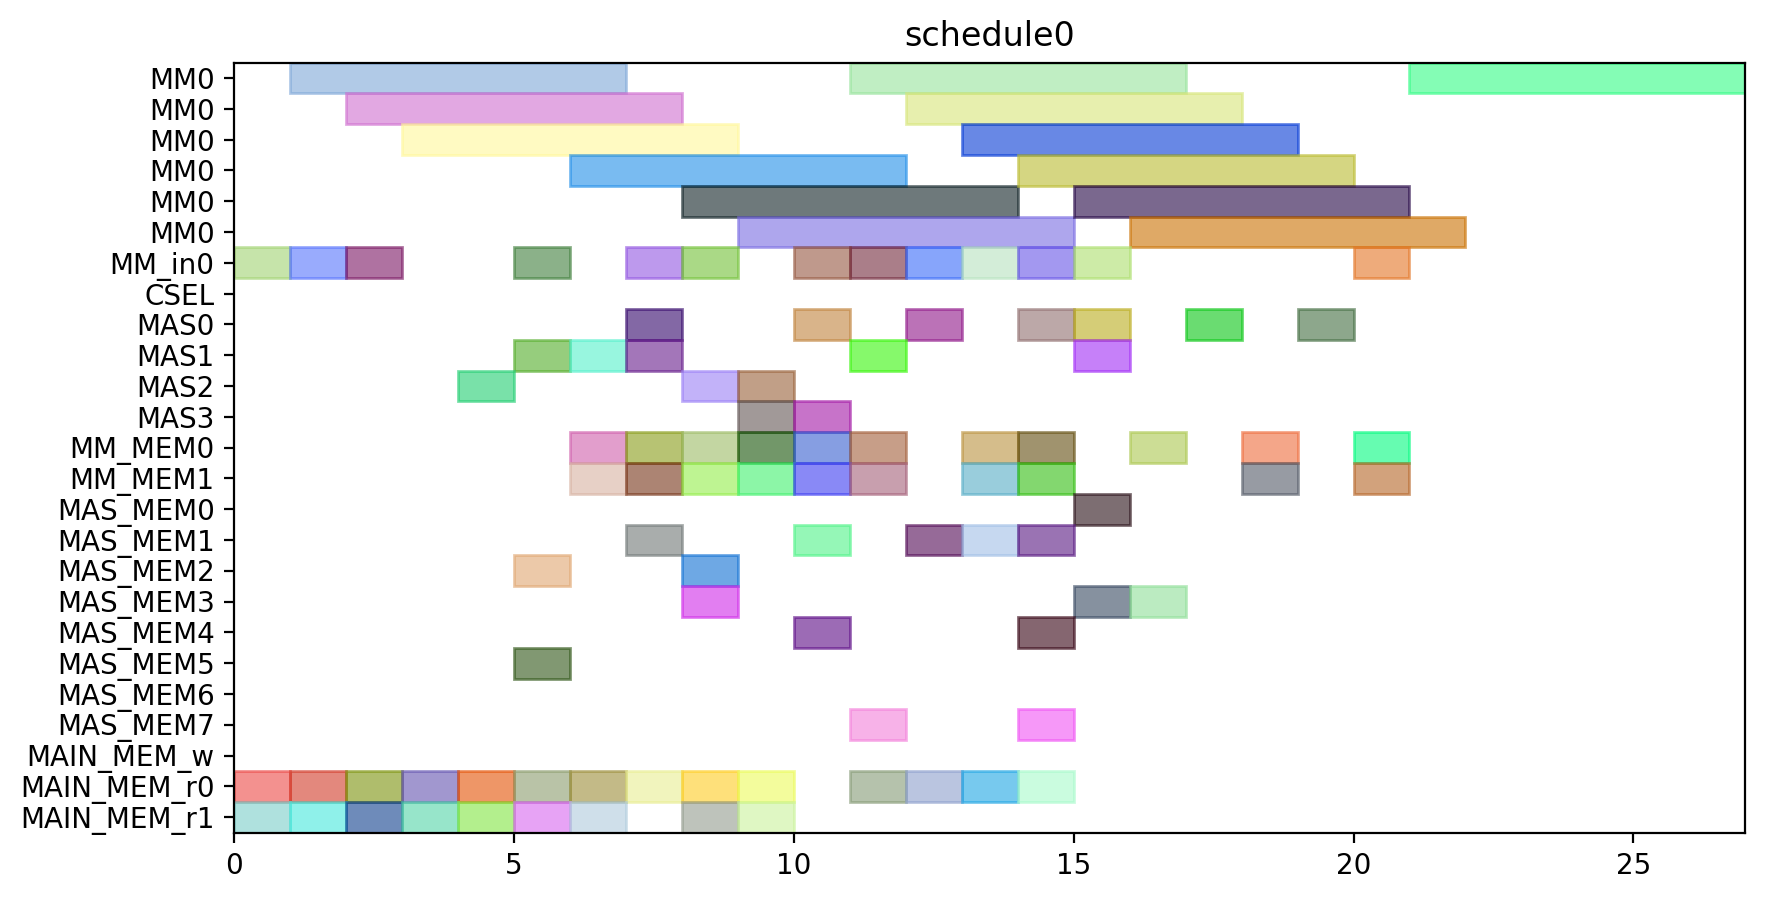

Python code for this plot:
from pyschedule import Scenario, solvers, plotters, alt


def solve():
	horizon = 120
	S = Scenario("schedule0", horizon=horizon)

	# resource
	MM = S.Resources('MM', num=1, size=6)
	MM_in = S.Resources('MM_in', num=1)
	CSEL = S.Resource('CSEL')
	MAS = S.Resources('MAS', num=4, size=1, periods=range(1, horizon))
	MM_MEM = S.Resources('MM_MEM', num=2)
	MAS_MEM = S.Resources('MAS_MEM', num=8)
	MAIN_MEM_w = S.Resource('MAIN_MEM_w', size=1)
	MAIN_MEM_r = S.Resources('MAIN_MEM_r', num=2)

	# result of previous scheduling

	# new tasks
	t0 = S.Task('t0', length=6, delay_cost=1)
	t0 += alt(MM)
	t0_in = S.Task('t0_in', length=1, delay_cost=1)
	t0_in += alt(MM_in)
	S += t0_in*MM_in[0]<=t0*MM[0]
	t0_mem0 = S.Task('t0_mem0', length=1, delay_cost=1)
	t0_mem0 += MAIN_MEM_r[0]
	S += t0_mem0 <= t0

	t0_mem1 = S.Task('t0_mem1', length=1, delay_cost=1)
	t0_mem1 += MAIN_MEM_r[1]
	S += t0_mem1 <= t0

	t1 = S.Task('t1', length=6, delay_cost=1)
	t1 += alt(MM)
	t1_in = S.Task('t1_in', length=1, delay_cost=1)
	t1_in += alt(MM_in)
	S += t1_in*MM_in[0]<=t1*MM[0]
	t1_mem0 = S.Task('t1_mem0', length=1, delay_cost=1)
	t1_mem0 += MAIN_MEM_r[0]
	S += t1_mem0 <= t1

	t1_mem1 = S.Task('t1_mem1', length=1, delay_cost=1)
	t1_mem1 += MAIN_MEM_r[1]
	S += t1_mem1 <= t1

	t2 = S.Task('t2', length=6, delay_cost=1)
	t2 += alt(MM)
	t2_in = S.Task('t2_in', length=1, delay_cost=1)
	t2_in += alt(MM_in)
	S += t2_in*MM_in[0]<=t2*MM[0]
	t2_mem0 = S.Task('t2_mem0', length=1, delay_cost=1)
	t2_mem0 += MAIN_MEM_r[0]
	S += t2_mem0 <= t2

	t2_mem1 = S.Task('t2_mem1', length=1, delay_cost=1)
	t2_mem1 += MAIN_MEM_r[1]
	S += t2_mem1 <= t2

	t3 = S.Task('t3', length=1, delay_cost=1)
	t3 += alt(MAS)
	t3_mem0 = S.Task('t3_mem0', length=1, delay_cost=1)
	t3_mem0 += MAIN_MEM_r[0]
	S += t3_mem0 <= t3

	t3_mem1 = S.Task('t3_mem1', length=1, delay_cost=1)
	t3_mem1 += MAIN_MEM_r[1]
	S += t3_mem1 <= t3

	t4 = S.Task('t4', length=1, delay_cost=1)
	t4 += alt(MAS)
	t4_mem0 = S.Task('t4_mem0', length=1, delay_cost=1)
	t4_mem0 += MAIN_MEM_r[0]
	S += t4_mem0 <= t4

	t4_mem1 = S.Task('t4_mem1', length=1, delay_cost=1)
	t4_mem1 += MAIN_MEM_r[1]
	S += t4_mem1 <= t4

	t8 = S.Task('t8', length=1, delay_cost=1)
	t8 += alt(MAS)
	t8_mem0 = S.Task('t8_mem0', length=1, delay_cost=1)
	t8_mem0 += MAIN_MEM_r[0]
	S += t8_mem0 <= t8

	t8_mem1 = S.Task('t8_mem1', length=1, delay_cost=1)
	t8_mem1 += MAIN_MEM_r[1]
	S += t8_mem1 <= t8

	t9 = S.Task('t9', length=1, delay_cost=1)
	t9 += alt(MAS)
	t9_mem0 = S.Task('t9_mem0', length=1, delay_cost=1)
	t9_mem0 += MAIN_MEM_r[0]
	S += t9_mem0 <= t9

	t9_mem1 = S.Task('t9_mem1', length=1, delay_cost=1)
	t9_mem1 += MAIN_MEM_r[1]
	S += t9_mem1 <= t9

	t13 = S.Task('t13', length=1, delay_cost=1)
	t13 += alt(MAS)
	t13_mem0 = S.Task('t13_mem0', length=1, delay_cost=1)
	t13_mem0 += MAIN_MEM_r[0]
	S += t13_mem0 <= t13

	t13_mem1 = S.Task('t13_mem1', length=1, delay_cost=1)
	t13_mem1 += MAIN_MEM_r[1]
	S += t13_mem1 <= t13

	t14 = S.Task('t14', length=1, delay_cost=1)
	t14 += alt(MAS)
	t14_mem0 = S.Task('t14_mem0', length=1, delay_cost=1)
	t14_mem0 += MAIN_MEM_r[0]
	S += t14_mem0 <= t14

	t14_mem1 = S.Task('t14_mem1', length=1, delay_cost=1)
	t14_mem1 += MAIN_MEM_r[1]
	S += t14_mem1 <= t14

	t5 = S.Task('t5', length=6, delay_cost=1)
	t5 += alt(MM)
	t5_in = S.Task('t5_in', length=1, delay_cost=1)
	t5_in += alt(MM_in)
	S += t5_in*MM_in[0]<=t5*MM[0]
	t5_mem0 = S.Task('t5_mem0', length=1, delay_cost=1)
	t5_mem0 += alt(MAS_MEM)
	S += (t3*MAS[0])-1 < t5_mem0*MAS_MEM[0]
	S += (t3*MAS[1])-1 < t5_mem0*MAS_MEM[2]
	S += (t3*MAS[2])-1 < t5_mem0*MAS_MEM[4]
	S += (t3*MAS[3])-1 < t5_mem0*MAS_MEM[6]
	S += t5_mem0 <= t5

	t5_mem1 = S.Task('t5_mem1', length=1, delay_cost=1)
	t5_mem1 += alt(MAS_MEM)
	S += (t4*MAS[0])-1 < t5_mem1*MAS_MEM[1]
	S += (t4*MAS[1])-1 < t5_mem1*MAS_MEM[3]
	S += (t4*MAS[2])-1 < t5_mem1*MAS_MEM[5]
	S += (t4*MAS[3])-1 < t5_mem1*MAS_MEM[7]
	S += t5_mem1 <= t5

	t6 = S.Task('t6', length=1, delay_cost=1)
	t6 += alt(MAS)
	t6_mem0 = S.Task('t6_mem0', length=1, delay_cost=1)
	t6_mem0 += alt(MM_MEM)
	S += (t0*MM[0])-1 < t6_mem0*MM_MEM[0]
	S += t6_mem0 <= t6

	t6_mem1 = S.Task('t6_mem1', length=1, delay_cost=1)
	t6_mem1 += alt(MM_MEM)
	S += (t1*MM[0])-1 < t6_mem1*MM_MEM[1]
	S += t6_mem1 <= t6

	t10 = S.Task('t10', length=6, delay_cost=1)
	t10 += alt(MM)
	t10_in = S.Task('t10_in', length=1, delay_cost=1)
	t10_in += alt(MM_in)
	S += t10_in*MM_in[0]<=t10*MM[0]
	t10_mem0 = S.Task('t10_mem0', length=1, delay_cost=1)
	t10_mem0 += alt(MAS_MEM)
	S += (t8*MAS[0])-1 < t10_mem0*MAS_MEM[0]
	S += (t8*MAS[1])-1 < t10_mem0*MAS_MEM[2]
	S += (t8*MAS[2])-1 < t10_mem0*MAS_MEM[4]
	S += (t8*MAS[3])-1 < t10_mem0*MAS_MEM[6]
	S += t10_mem0 <= t10

	t10_mem1 = S.Task('t10_mem1', length=1, delay_cost=1)
	t10_mem1 += alt(MAS_MEM)
	S += (t9*MAS[0])-1 < t10_mem1*MAS_MEM[1]
	S += (t9*MAS[1])-1 < t10_mem1*MAS_MEM[3]
	S += (t9*MAS[2])-1 < t10_mem1*MAS_MEM[5]
	S += (t9*MAS[3])-1 < t10_mem1*MAS_MEM[7]
	S += t10_mem1 <= t10

	t11 = S.Task('t11', length=1, delay_cost=1)
	t11 += alt(MAS)
	t11_mem0 = S.Task('t11_mem0', length=1, delay_cost=1)
	t11_mem0 += alt(MM_MEM)
	S += (t1*MM[0])-1 < t11_mem0*MM_MEM[0]
	S += t11_mem0 <= t11

	t11_mem1 = S.Task('t11_mem1', length=1, delay_cost=1)
	t11_mem1 += alt(MM_MEM)
	S += (t2*MM[0])-1 < t11_mem1*MM_MEM[1]
	S += t11_mem1 <= t11

	t15 = S.Task('t15', length=6, delay_cost=1)
	t15 += alt(MM)
	t15_in = S.Task('t15_in', length=1, delay_cost=1)
	t15_in += alt(MM_in)
	S += t15_in*MM_in[0]<=t15*MM[0]
	t15_mem0 = S.Task('t15_mem0', length=1, delay_cost=1)
	t15_mem0 += alt(MAS_MEM)
	S += (t13*MAS[0])-1 < t15_mem0*MAS_MEM[0]
	S += (t13*MAS[1])-1 < t15_mem0*MAS_MEM[2]
	S += (t13*MAS[2])-1 < t15_mem0*MAS_MEM[4]
	S += (t13*MAS[3])-1 < t15_mem0*MAS_MEM[6]
	S += t15_mem0 <= t15

	t15_mem1 = S.Task('t15_mem1', length=1, delay_cost=1)
	t15_mem1 += alt(MAS_MEM)
	S += (t14*MAS[0])-1 < t15_mem1*MAS_MEM[1]
	S += (t14*MAS[1])-1 < t15_mem1*MAS_MEM[3]
	S += (t14*MAS[2])-1 < t15_mem1*MAS_MEM[5]
	S += (t14*MAS[3])-1 < t15_mem1*MAS_MEM[7]
	S += t15_mem1 <= t15

	t16 = S.Task('t16', length=1, delay_cost=1)
	t16 += alt(MAS)
	t16_mem0 = S.Task('t16_mem0', length=1, delay_cost=1)
	t16_mem0 += alt(MM_MEM)
	S += (t0*MM[0])-1 < t16_mem0*MM_MEM[0]
	S += t16_mem0 <= t16

	t16_mem1 = S.Task('t16_mem1', length=1, delay_cost=1)
	t16_mem1 += alt(MM_MEM)
	S += (t2*MM[0])-1 < t16_mem1*MM_MEM[1]
	S += t16_mem1 <= t16

	t19 = S.Task('t19', length=6, delay_cost=1)
	t19 += alt(MM)
	t19_in = S.Task('t19_in', length=1, delay_cost=1)
	t19_in += alt(MM_in)
	S += t19_in*MM_in[0]<=t19*MM[0]
	t19_mem0 = S.Task('t19_mem0', length=1, delay_cost=1)
	t19_mem0 += MAIN_MEM_r[0]
	S += t19_mem0 <= t19

	t19_mem1 = S.Task('t19_mem1', length=1, delay_cost=1)
	t19_mem1 += alt(MM_MEM)
	S += (t2*MM[0])-1 < t19_mem1*MM_MEM[1]
	S += t19_mem1 <= t19

	t24 = S.Task('t24', length=1, delay_cost=1)
	t24 += alt(MAS)
	t24_mem0 = S.Task('t24_mem0', length=1, delay_cost=1)
	t24_mem0 += alt(MM_MEM)
	S += (t0*MM[0])-1 < t24_mem0*MM_MEM[0]
	S += t24_mem0 <= t24

	t24_mem1 = S.Task('t24_mem1', length=1, delay_cost=1)
	t24_mem1 += alt(MM_MEM)
	S += (t0*MM[0])-1 < t24_mem1*MM_MEM[1]
	S += t24_mem1 <= t24

	t26 = S.Task('t26', length=6, delay_cost=1)
	t26 += alt(MM)
	t26_in = S.Task('t26_in', length=1, delay_cost=1)
	t26_in += alt(MM_in)
	S += t26_in*MM_in[0]<=t26*MM[0]
	t26_mem0 = S.Task('t26_mem0', length=1, delay_cost=1)
	t26_mem0 += MAIN_MEM_r[0]
	S += t26_mem0 <= t26

	t26_mem1 = S.Task('t26_mem1', length=1, delay_cost=1)
	t26_mem1 += alt(MM_MEM)
	S += (t2*MM[0])-1 < t26_mem1*MM_MEM[1]
	S += t26_mem1 <= t26

	t7 = S.Task('t7', length=1, delay_cost=1)
	t7 += alt(MAS)
	t7_mem0 = S.Task('t7_mem0', length=1, delay_cost=1)
	t7_mem0 += alt(MM_MEM)
	S += (t5*MM[0])-1 < t7_mem0*MM_MEM[0]
	S += t7_mem0 <= t7

	t7_mem1 = S.Task('t7_mem1', length=1, delay_cost=1)
	t7_mem1 += alt(MAS_MEM)
	S += (t6*MAS[0])-1 < t7_mem1*MAS_MEM[1]
	S += (t6*MAS[1])-1 < t7_mem1*MAS_MEM[3]
	S += (t6*MAS[2])-1 < t7_mem1*MAS_MEM[5]
	S += (t6*MAS[3])-1 < t7_mem1*MAS_MEM[7]
	S += t7_mem1 <= t7

	t12 = S.Task('t12', length=1, delay_cost=1)
	t12 += alt(MAS)
	t12_mem0 = S.Task('t12_mem0', length=1, delay_cost=1)
	t12_mem0 += alt(MM_MEM)
	S += (t10*MM[0])-1 < t12_mem0*MM_MEM[0]
	S += t12_mem0 <= t12

	t12_mem1 = S.Task('t12_mem1', length=1, delay_cost=1)
	t12_mem1 += alt(MAS_MEM)
	S += (t11*MAS[0])-1 < t12_mem1*MAS_MEM[1]
	S += (t11*MAS[1])-1 < t12_mem1*MAS_MEM[3]
	S += (t11*MAS[2])-1 < t12_mem1*MAS_MEM[5]
	S += (t11*MAS[3])-1 < t12_mem1*MAS_MEM[7]
	S += t12_mem1 <= t12

	t17 = S.Task('t17', length=1, delay_cost=1)
	t17 += alt(MAS)
	t17_mem0 = S.Task('t17_mem0', length=1, delay_cost=1)
	t17_mem0 += alt(MM_MEM)
	S += (t15*MM[0])-1 < t17_mem0*MM_MEM[0]
	S += t17_mem0 <= t17

	t17_mem1 = S.Task('t17_mem1', length=1, delay_cost=1)
	t17_mem1 += alt(MAS_MEM)
	S += (t16*MAS[0])-1 < t17_mem1*MAS_MEM[1]
	S += (t16*MAS[1])-1 < t17_mem1*MAS_MEM[3]
	S += (t16*MAS[2])-1 < t17_mem1*MAS_MEM[5]
	S += (t16*MAS[3])-1 < t17_mem1*MAS_MEM[7]
	S += t17_mem1 <= t17

	t25 = S.Task('t25', length=1, delay_cost=1)
	t25 += alt(MAS)
	t25_mem0 = S.Task('t25_mem0', length=1, delay_cost=1)
	t25_mem0 += alt(MM_MEM)
	S += (t0*MM[0])-1 < t25_mem0*MM_MEM[0]
	S += t25_mem0 <= t25

	t25_mem1 = S.Task('t25_mem1', length=1, delay_cost=1)
	t25_mem1 += alt(MAS_MEM)
	S += (t24*MAS[0])-1 < t25_mem1*MAS_MEM[1]
	S += (t24*MAS[1])-1 < t25_mem1*MAS_MEM[3]
	S += (t24*MAS[2])-1 < t25_mem1*MAS_MEM[5]
	S += (t24*MAS[3])-1 < t25_mem1*MAS_MEM[7]
	S += t25_mem1 <= t25

	t29 = S.Task('t29', length=1, delay_cost=1)
	t29 += alt(MAS)
	t29_mem0 = S.Task('t29_mem0', length=1, delay_cost=1)
	t29_mem0 += alt(MM_MEM)
	S += (t0*MM[0])-1 < t29_mem0*MM_MEM[0]
	S += t29_mem0 <= t29

	t29_mem1 = S.Task('t29_mem1', length=1, delay_cost=1)
	t29_mem1 += alt(MM_MEM)
	S += (t26*MM[0])-1 < t29_mem1*MM_MEM[1]
	S += t29_mem1 <= t29

	t18 = S.Task('t18', length=6, delay_cost=1)
	t18 += alt(MM)
	t18_in = S.Task('t18_in', length=1, delay_cost=1)
	t18_in += alt(MM_in)
	S += t18_in*MM_in[0]<=t18*MM[0]
	t18_mem0 = S.Task('t18_mem0', length=1, delay_cost=1)
	t18_mem0 += MAIN_MEM_r[0]
	S += t18_mem0 <= t18

	t18_mem1 = S.Task('t18_mem1', length=1, delay_cost=1)
	t18_mem1 += alt(MAS_MEM)
	S += (t12*MAS[0])-1 < t18_mem1*MAS_MEM[1]
	S += (t12*MAS[1])-1 < t18_mem1*MAS_MEM[3]
	S += (t12*MAS[2])-1 < t18_mem1*MAS_MEM[5]
	S += (t12*MAS[3])-1 < t18_mem1*MAS_MEM[7]
	S += t18_mem1 <= t18

	t27 = S.Task('t27', length=6, delay_cost=1)
	t27 += alt(MM)
	t27_in = S.Task('t27_in', length=1, delay_cost=1)
	t27_in += alt(MM_in)
	S += t27_in*MM_in[0]<=t27*MM[0]
	t27_mem0 = S.Task('t27_mem0', length=1, delay_cost=1)
	t27_mem0 += MAIN_MEM_r[0]
	S += t27_mem0 <= t27

	t27_mem1 = S.Task('t27_mem1', length=1, delay_cost=1)
	t27_mem1 += alt(MAS_MEM)
	S += (t12*MAS[0])-1 < t27_mem1*MAS_MEM[1]
	S += (t12*MAS[1])-1 < t27_mem1*MAS_MEM[3]
	S += (t12*MAS[2])-1 < t27_mem1*MAS_MEM[5]
	S += (t12*MAS[3])-1 < t27_mem1*MAS_MEM[7]
	S += t27_mem1 <= t27

	t28 = S.Task('t28', length=1, delay_cost=1)
	t28 += alt(MAS)
	t28_mem0 = S.Task('t28_mem0', length=1, delay_cost=1)
	t28_mem0 += alt(MAS_MEM)
	S += (t25*MAS[0])-1 < t28_mem0*MAS_MEM[0]
	S += (t25*MAS[1])-1 < t28_mem0*MAS_MEM[2]
	S += (t25*MAS[2])-1 < t28_mem0*MAS_MEM[4]
	S += (t25*MAS[3])-1 < t28_mem0*MAS_MEM[6]
	S += t28_mem0 <= t28

	t28_mem1 = S.Task('t28_mem1', length=1, delay_cost=1)
	t28_mem1 += alt(MM_MEM)
	S += (t26*MM[0])-1 < t28_mem1*MM_MEM[1]
	S += t28_mem1 <= t28

	t30 = S.Task('t30', length=6, delay_cost=1)
	t30 += alt(MM)
	t30_in = S.Task('t30_in', length=1, delay_cost=1)
	t30_in += alt(MM_in)
	S += t30_in*MM_in[0]<=t30*MM[0]
	t30_mem0 = S.Task('t30_mem0', length=1, delay_cost=1)
	t30_mem0 += MAIN_MEM_r[0]
	S += t30_mem0 <= t30

	t30_mem1 = S.Task('t30_mem1', length=1, delay_cost=1)
	t30_mem1 += alt(MAS_MEM)
	S += (t29*MAS[0])-1 < t30_mem1*MAS_MEM[1]
	S += (t29*MAS[1])-1 < t30_mem1*MAS_MEM[3]
	S += (t29*MAS[2])-1 < t30_mem1*MAS_MEM[5]
	S += (t29*MAS[3])-1 < t30_mem1*MAS_MEM[7]
	S += t30_mem1 <= t30

	t20 = S.Task('t20', length=1, delay_cost=1)
	t20 += alt(MAS)
	t20_mem0 = S.Task('t20_mem0', length=1, delay_cost=1)
	t20_mem0 += alt(MM_MEM)
	S += (t19*MM[0])-1 < t20_mem0*MM_MEM[0]
	S += t20_mem0 <= t20

	t20_mem1 = S.Task('t20_mem1', length=1, delay_cost=1)
	t20_mem1 += alt(MM_MEM)
	S += (t18*MM[0])-1 < t20_mem1*MM_MEM[1]
	S += t20_mem1 <= t20

	t31 = S.Task('t31', length=6, delay_cost=1)
	t31 += alt(MM)
	t31_in = S.Task('t31_in', length=1, delay_cost=1)
	t31_in += alt(MM_in)
	S += t31_in*MM_in[0]<=t31*MM[0]
	t31_mem0 = S.Task('t31_mem0', length=1, delay_cost=1)
	t31_mem0 += alt(MM_MEM)
	S += (t27*MM[0])-1 < t31_mem0*MM_MEM[0]
	S += t31_mem0 <= t31

	t31_mem1 = S.Task('t31_mem1', length=1, delay_cost=1)
	t31_mem1 += alt(MM_MEM)
	S += (t30*MM[0])-1 < t31_mem1*MM_MEM[1]
	S += t31_mem1 <= t31

	t35 = S.Task('t35', length=6, delay_cost=1)
	t35 += alt(MM)
	t35_in = S.Task('t35_in', length=1, delay_cost=1)
	t35_in += alt(MM_in)
	S += t35_in*MM_in[0]<=t35*MM[0]
	t35_mem0 = S.Task('t35_mem0', length=1, delay_cost=1)
	t35_mem0 += alt(MAS_MEM)
	S += (t7*MAS[0])-1 < t35_mem0*MAS_MEM[0]
	S += (t7*MAS[1])-1 < t35_mem0*MAS_MEM[2]
	S += (t7*MAS[2])-1 < t35_mem0*MAS_MEM[4]
	S += (t7*MAS[3])-1 < t35_mem0*MAS_MEM[6]
	S += t35_mem0 <= t35

	t35_mem1 = S.Task('t35_mem1', length=1, delay_cost=1)
	t35_mem1 += alt(MAS_MEM)
	S += (t28*MAS[0])-1 < t35_mem1*MAS_MEM[1]
	S += (t28*MAS[1])-1 < t35_mem1*MAS_MEM[3]
	S += (t28*MAS[2])-1 < t35_mem1*MAS_MEM[5]
	S += (t28*MAS[3])-1 < t35_mem1*MAS_MEM[7]
	S += t35_mem1 <= t35

	solvers.mip.solve(S,msg=1,kind='CPLEX',ratio_gap=1.01)

	solution = [['hoge']*len(S.solution()[1]) for i in range(len(S.solution()))]
	for i in range(len(S.solution())):
		for j in range(len(S.solution()[i])):
			solution[i][j]=str(S.solution()[i][j])
	print(solution)

	cycles = int(solution[-1][3])

	pic_file_name = "/home/mfukuda/ABE/multiRAM_multiMAS_16mux/scheduling_result/stage6MM1_stage1MAS4/EP_ADD_A_ANY/schedule0.png"
	if(S.solution() != []):
		plotters.matplotlib.plot(S,img_filename=pic_file_name, show_task_labels=False, fig_size=(cycles*0.25+3, 5))

	return solution
